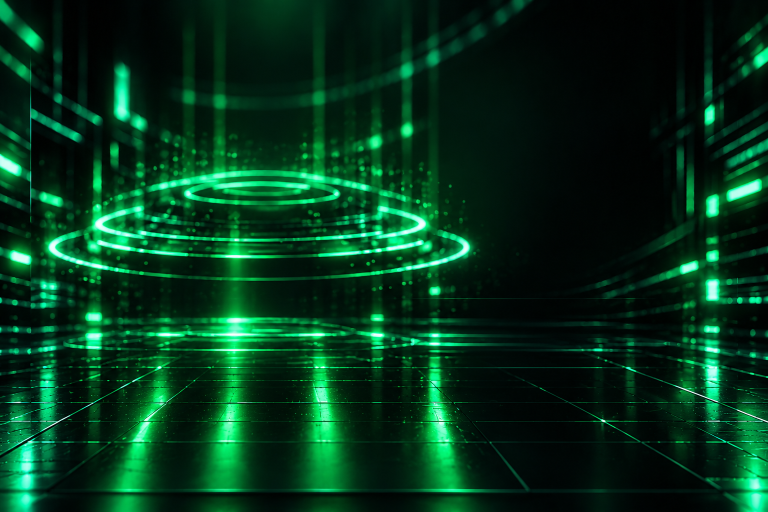
#> input picture installer/assets/backgrounds/welcome.png, 1536 x 1024 px (shown at 1/2 size); its folder holds 3 pictures in this run
$ python render_ui.py
#> lines starting #> are read from the running program, lines starting #| are printed output that depends on the picture
#!/usr/bin/env python3
"""
Gera as telas do instalador KAIRON WA já compostas (fundo + logo + textos + botões).

Por que compor tudo em imagem?
  Os controles de janela do Inno Setup (TNewStaticText, TPanel) NÃO são transparentes:
  cada um pinta um retângulo sólido por cima do fundo (as "caixas pretas"), o TPanel
  ignora a cor quando o tema do Windows está ativo (botão "Avançar" e barra de
  progresso pretos) e BMP não tem canal alfa (o quadrado magenta do logo).
  Compondo cada tela aqui, o Inno Setup só precisa exibir UMA imagem de fundo e
  sobrepor poucas peças dinâmicas (barra, etapas, porcentagem), que também são
  recortes exatos destas mesmas imagens — então tudo encaixa pixel a pixel.

Uso:  python3 installer/tools/render_ui.py
Requer: Pillow (pip install pillow)
Saída: installer/assets/ui/*.bmp  (uma versão por escala de DPI do Windows)

As coordenadas abaixo são lógicas (janela de 960 x 640). O script .iss usa a mesma
fórmula de arredondamento: S(v) = (v * P + 50) div 100, com P = escala em %.
"""
from __future__ import annotations

import math
import os
from PIL import Image, ImageDraw, ImageFilter, ImageFont

ROOT = os.path.dirname(os.path.dirname(os.path.abspath(__file__)))
ASSETS = os.path.join(ROOT, "assets")
BACKGROUNDS = os.path.join(ASSETS, "backgrounds")
OUT = os.path.join(ASSETS, "ui")
FONTS = os.path.join(os.path.dirname(os.path.abspath(__file__)), "fonts")

SCALES = [100, 125, 150, 200]
W, H = 960, 640
SS = 2  # supersampling para bordas suaves

# Paleta
GREEN = (46, 240, 150)
GREEN_LIGHT = (120, 255, 190)
GREEN_DEEP = (10, 200, 110)
WHITE = (255, 255, 255)
MUTED = (196, 208, 202)
DIM = (120, 140, 130)

# ---------------------------------------------------------------- layout (lógico)
# Tela de instalação: itens dinâmicos (o .iss usa EXATAMENTE os mesmos números)
PROGRESS_BOX = (150, 340, 790, 362)           # x1, y1, x2, y2 da trilha
STAGE_CARD = (130, 392, 830, 512)
STAGE_COLS = [(130 + i * 175, 130 + (i + 1) * 175) for i in range(4)]
STAGE_MARK_R = 10
STAGE_MARK_Y = 486
STAGE_MARK_BOX = 15                            # meia-largura do recorte do marcador


def S(v: int, p: int) -> int:
    """Mesmo arredondamento usado no Pascal Script."""
    return (v * p + 50) // 100


def stage_mark_cx(i: int) -> int:
    x1, _ = STAGE_COLS[i]
    return x1 + 42


# ---------------------------------------------------------------- fontes
# [12 lines left out: function font, not called in this run]


# ---------------------------------------------------------------- canvas
class Canvas:
    def __init__(self, scale_pct: int):
        self.p = scale_pct
        self.k = scale_pct / 100 * SS
        self.size = (int(round(W * self.k)), int(round(H * self.k)))
        self.img = Image.new("RGBA", self.size, (0, 0, 0, 255))

    def px(self, v: float) -> int:
        return int(round(v * self.k))

    def box(self, b):
        return tuple(self.px(v) for v in b)

    def layer(self):
        return Image.new("RGBA", self.size, (0, 0, 0, 0))

    def put(self, layer, blur: float = 0):
        if blur:
            layer = layer.filter(ImageFilter.GaussianBlur(blur * self.k))
        self.img.alpha_composite(layer)

    # ---- fundo
    def background(self, filename: str, darken: float = 0.0):
        bg = Image.open(os.path.join(BACKGROUNDS, filename)).convert("RGB")
        tw, th = self.size
        r = max(tw / bg.width, th / bg.height)
        bg = bg.resize((math.ceil(bg.width * r), math.ceil(bg.height * r)), Image.LANCZOS)
        left, top = (bg.width - tw) // 2, (bg.height - th) // 2
        bg = bg.crop((left, top, left + tw, top + th)).convert("RGBA")
        self.img = bg
        if darken:
            self.put(Image.new("RGBA", self.size, (0, 0, 0, int(255 * darken))))

    def gradient_overlay(self, x1, x2, a1, a2, color=(0, 0, 0), y1=0, y2=H, horizontal=True):
        """Faixa com transparência em degradê (linear) entre a1 e a2."""
        lay = self.layer()
        d = ImageDraw.Draw(lay)
        if horizontal:
            X1, X2 = self.px(x1), self.px(x2)
            for x in range(X1, X2):
                t = (x - X1) / max(1, X2 - X1 - 1)
                d.line([(x, self.px(y1)), (x, self.px(y2))], fill=color + (int(255 * (a1 + (a2 - a1) * t)),))
        else:
            Y1, Y2 = self.px(y1), self.px(y2)
            for y in range(Y1, Y2):
                t = (y - Y1) / max(1, Y2 - Y1 - 1)
                d.line([(self.px(x1), y), (self.px(x2), y)], fill=color + (int(255 * (a1 + (a2 - a1) * t)),))
        self.put(lay)

    def radial_glow(self, cx, cy, rx, ry, color, alpha, blur):
        lay = self.layer()
        d = ImageDraw.Draw(lay)
        d.ellipse(self.box((cx - rx, cy - ry, cx + rx, cy + ry)), fill=color + (int(255 * alpha),))
        self.put(lay, blur)

    # ---- logo
    def logo(self, cx, cy, size, glow=True):
        lg = Image.open(os.path.join(BACKGROUNDS, "kairon-logo.png")).convert("RGBA")
        s = self.px(size)
        lg = lg.resize((s, s), Image.LANCZOS)
        if glow:
            self.radial_glow(cx, cy, size * 0.42, size * 0.42, (20, 230, 120), 0.30, size * 0.12)
        self.img.alpha_composite(lg, (self.px(cx - size / 2), self.px(cy - size / 2)))

    # ---- texto
    # [142 lines left out: functions _mask, text_width, text, rrect, rrect_gradient, line and 5 more, not called in this run]

    def final(self) -> Image.Image:
        out = (int(round(W * self.p / 100)), int(round(H * self.p / 100)))
        return self.img.resize(out, Image.LANCZOS).convert("RGB")


# [6 lines left out: function _grad, not called in this run]


METAL = [(0.0, (255, 255, 255)), (0.45, (236, 240, 238)), (0.62, (150, 160, 156)), (1.0, (228, 232, 230))]
GREEN_TXT = [(0.0, (150, 255, 200)), (0.5, (40, 236, 140)), (1.0, (12, 196, 104))]


# ---------------------------------------------------------------- ícones de linha
# [76 lines left out: functions icon_chat, icon_gear, icon_shield, icon_file, icon_database, brand and 2 more, not called in this run]


# ---------------------------------------------------------------- telas
WELCOME_NEXT = (770, 566, 932, 618)
WELCOME_CANCEL = (590, 566, 752, 618)
INSTALL_CANCEL = (770, 566, 932, 618)
FINISH_BUTTON = (308, 470, 652, 530)


def render_welcome(p):
    c = Canvas(p)
    c.background("welcome.png", darken=0.18)
    c.gradient_overlay(470, 640, 0.0, 0.55)
    c.gradient_overlay(640, 960, 0.55, 0.62)
    c.gradient_overlay(0, 960, 0.0, 0.55, y1=520, y2=640, horizontal=False)

    # Lado esquerdo: marca
    c.radial_glow(250, 300, 230, 120, (10, 120, 60), 0.35, 60)
    c.logo(250, 250, 350)
    brand(c, 250, 444, 44)

    # Divisor
    c.vline_glow(500, 52, 510, (90, 255, 170), 0.75)

    # Lado direito: textos
    x = 548
    c.text(x, 72, "Bem-vindo ao", "inter-bold", 33)
    c.text(x, 114, "Instalador do", "inter-bold", 33)
    brand(c, x, 160, 50, center=False)
    c.text(x, 244, "Este assistente irá instalar o KAIRON WA", "inter", 16, fill=MUTED)
    c.text(x, 267, "em seu computador.", "inter", 16, fill=MUTED)
    c.text(x, 304, "Uma solução de comunicação mais inteligente,", "inter", 16, fill=MUTED)
    c.text(x, 327, "rápida e totalmente personalizada.", "inter", 16, fill=MUTED)

    feats = [(icon_chat, "Atendimento via WhatsApp"), (icon_gear, "Integração com IA"),
             (icon_shield, "Seguro e fácil de usar")]
    for i, (ico, label) in enumerate(feats):
        yy = 384 + i * 48
        ico(c, x, yy, 28)
        c.text(x + 46, yy + 4, label, "inter-medium", 16.5)

    # Barra inferior e botões
    c.hline_fade(30, 930, 540, (90, 255, 170), 0.28)
    button_secondary(c, WELCOME_CANCEL, "Cancelar")
    button_primary(c, WELCOME_NEXT, "Avançar  >")
    return c.final()


# [98 lines left out: functions _stage_marker, render_installing, render_finished, not called in this run]


# ---------------------------------------------------------------- saída
def save_bmp(img: Image.Image, name: str):
    img.convert("RGB").save(os.path.join(OUT, name), "BMP")


def crop(img, box, p):
    x1, y1, x2, y2 = box
    return img.crop((S(x1, p), S(y1, p), S(x2, p), S(y2, p)))


def main():
    os.makedirs(OUT, exist_ok=True)
    for f in os.listdir(OUT):
        if f.endswith(".bmp"):
            os.remove(os.path.join(OUT, f))
    for p in SCALES:
        save_bmp(render_welcome(p), f"welcome_{p}.bmp")
#> in background, bg is the input picture: PIL image 1536x1024 RGB; mean R, G, B 3.3, 52.4, 26.8
#> in gradient_overlay, `lay = self.layer()`: lay: PIL image 1920x1280 RGBA; every value is 0
#> call 2 of put, with blur = 0
#> in put (call 2), `self.img.alpha_composite(layer)`:
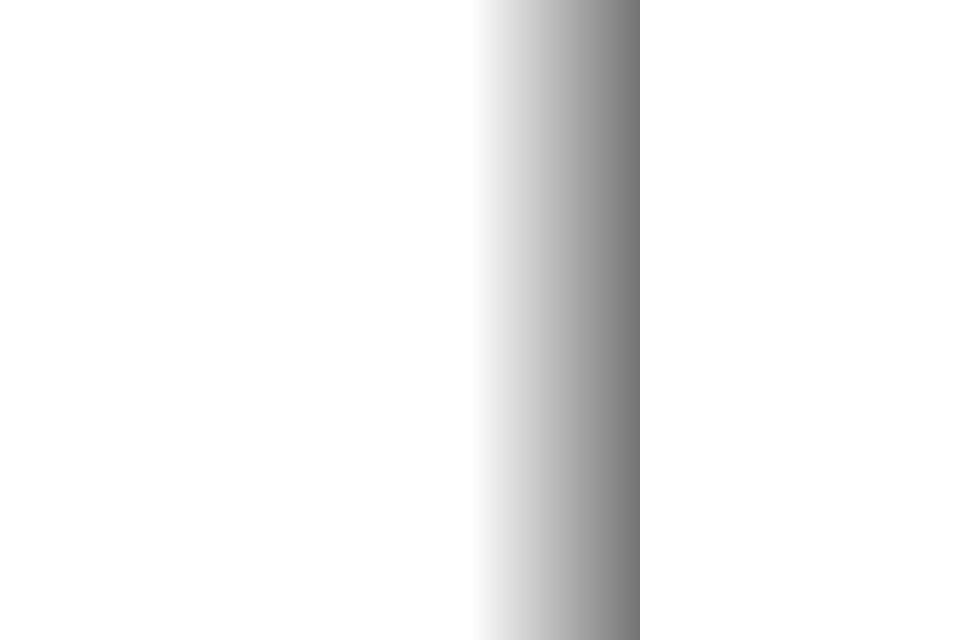
#> layer: PIL image 1920x1280 RGBA (shown at 1/2 size); mean R, G, B, A 0, 0, 0, 12.3; transparent parts drawn white
#> call 3 of put, with blur = 0
#> in put (call 3), `self.img.alpha_composite(layer)`:
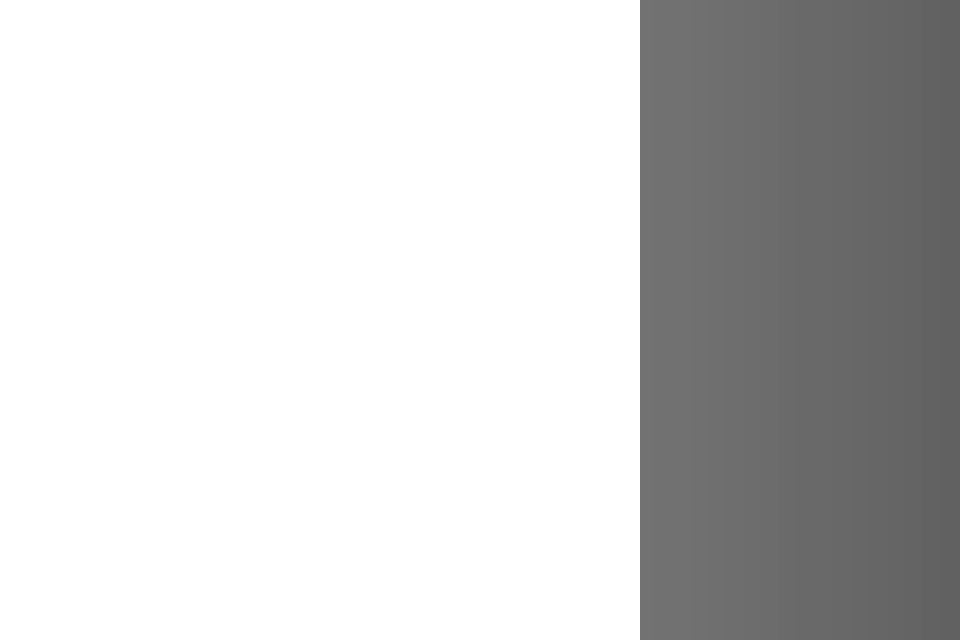
#> layer: PIL image 1920x1280 RGBA (shown at 1/2 size); mean R, G, B, A 0, 0, 0, 49.6; transparent parts drawn white
#> call 4 of put, with blur = 0
#> in put (call 4), `self.img.alpha_composite(layer)`:
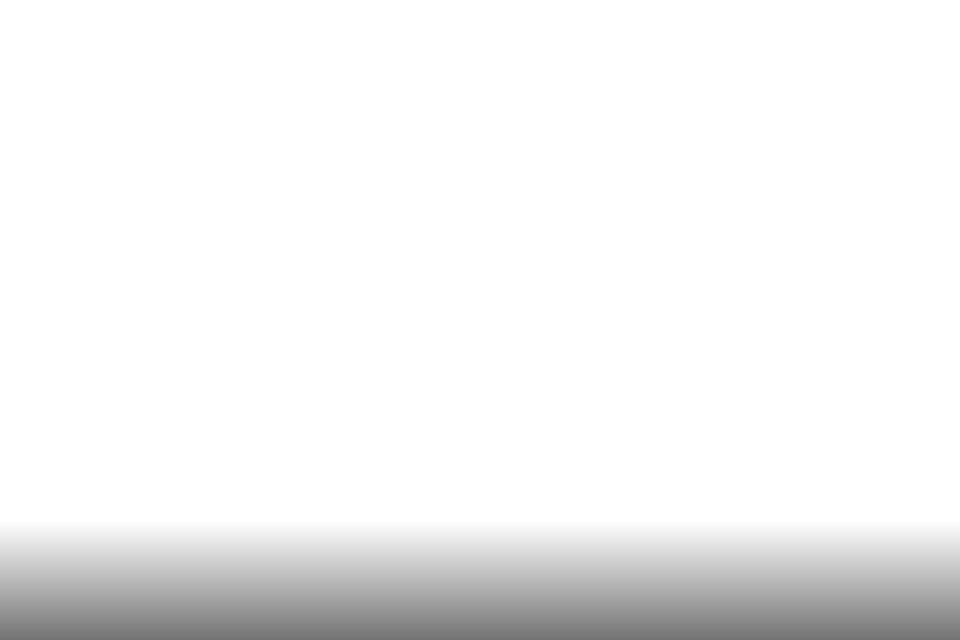
#> layer: PIL image 1920x1280 RGBA (shown at 1/2 size); mean R, G, B, A 0, 0, 0, 13.1; transparent parts drawn white
#> in put (call 4), `self.img.alpha_composite(layer)`:
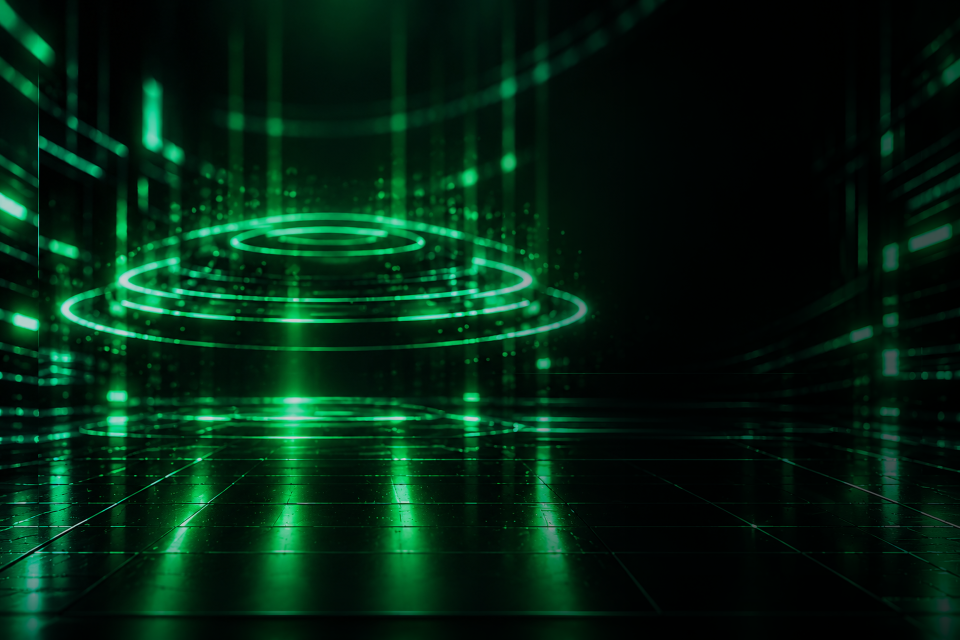
#> self.img: PIL image 1920x1280 RGBA (shown at 1/2 size); mean R, G, B, A 2.3, 34.8, 17.5, 255
#> in put (call 5), `layer = layer.filter(ImageFilter.GaussianBlur(blur * self.k))`:
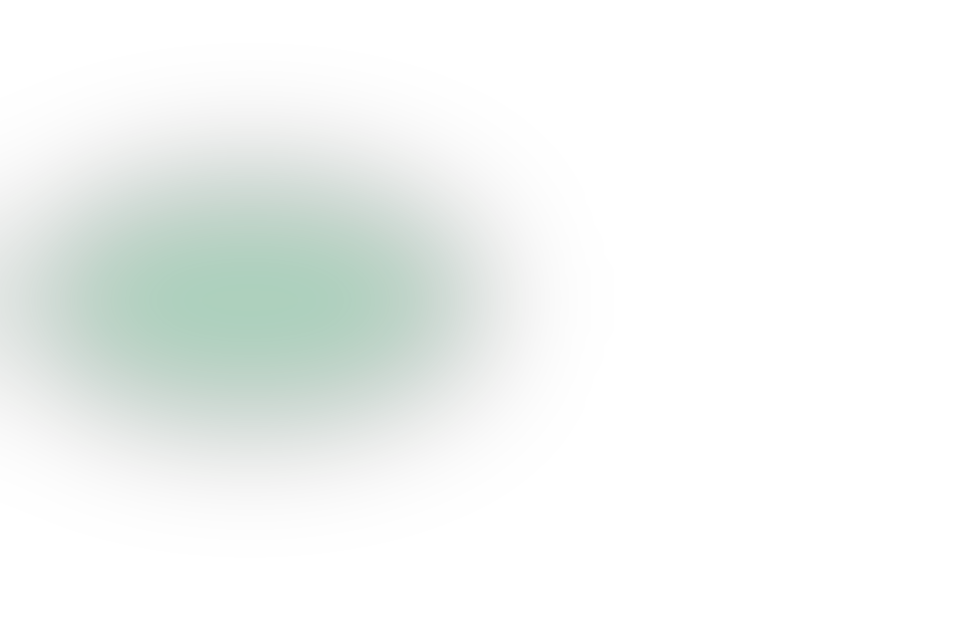
#> layer: PIL image 1920x1280 RGBA (shown at 1/2 size); mean R, G, B, A 1.4, 16.7, 8.4, 12.4; transparent parts drawn white
#> in put (call 5), `self.img.alpha_composite(layer)`:
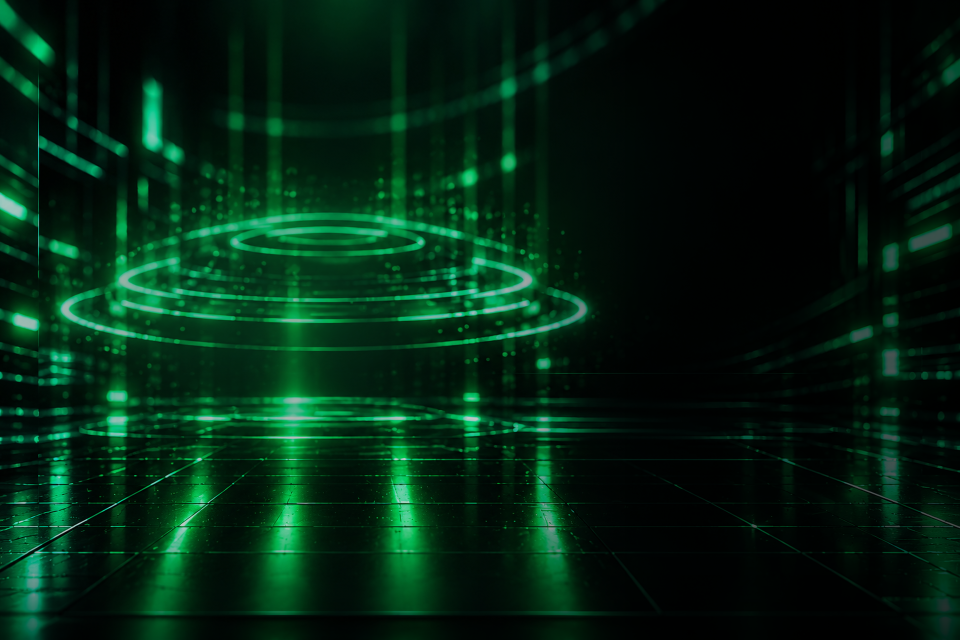
#> self.img: PIL image 1920x1280 RGBA (shown at 1/2 size); mean R, G, B, A 2.3, 34.9, 17.6, 255
#> in radial_glow, `self.put(lay, blur)`:
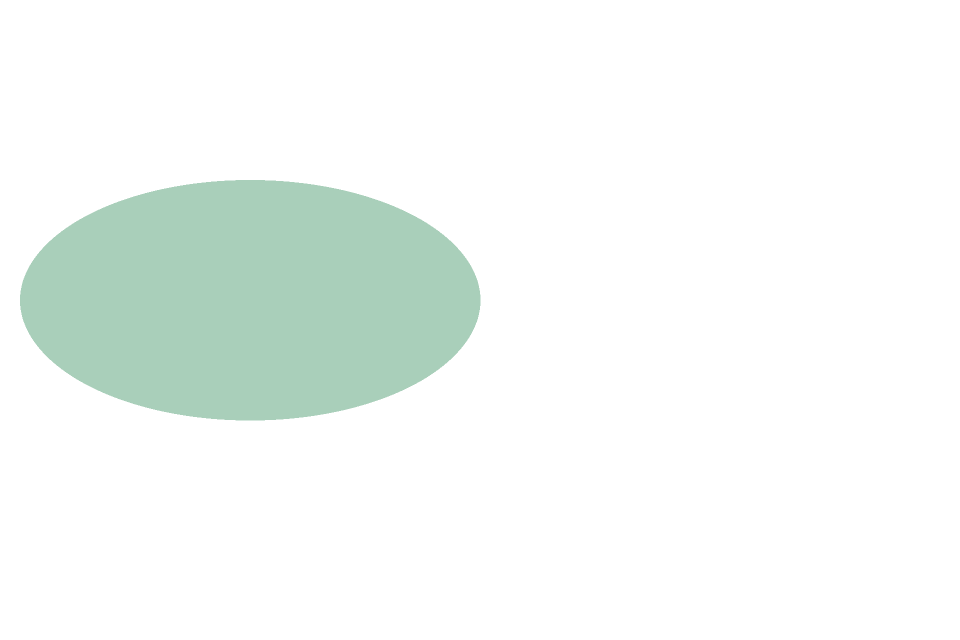
#> lay: PIL image 1920x1280 RGBA (shown at 1/2 size); mean R, G, B, A 1.4, 17, 8.5, 12.6; transparent parts drawn white
        base = render_installing(p)
        save_bmp(base, f"installing_{p}.bmp")
        full = render_installing(p, bar_full=True)
        save_bmp(crop(full, PROGRESS_BOX, p), f"progress_{p}.bmp")
        for state in ("active", "done"):
            img = render_installing(p, mark_state=state)
            for i in range(4):
                cx = stage_mark_cx(i)
                b = (cx - STAGE_MARK_BOX, STAGE_MARK_Y - STAGE_MARK_BOX,
                     cx + STAGE_MARK_BOX, STAGE_MARK_Y + STAGE_MARK_BOX)
                save_bmp(crop(img, b, p), f"stage{i + 1}_{state}_{p}.bmp")
            # o estado "pendente" é o próprio fundo; também salvamos para poder voltar
        for i in range(4):
            cx = stage_mark_cx(i)
            b = (cx - STAGE_MARK_BOX, STAGE_MARK_Y - STAGE_MARK_BOX,
                 cx + STAGE_MARK_BOX, STAGE_MARK_Y + STAGE_MARK_BOX)
            save_bmp(crop(base, b, p), f"stage{i + 1}_pending_{p}.bmp")
        save_bmp(render_finished(p), f"finished_{p}.bmp")
        print(f"escala {p}% ok")


if __name__ == "__main__":
#> (the run stopped early here; a loop or call above may not have finished)
